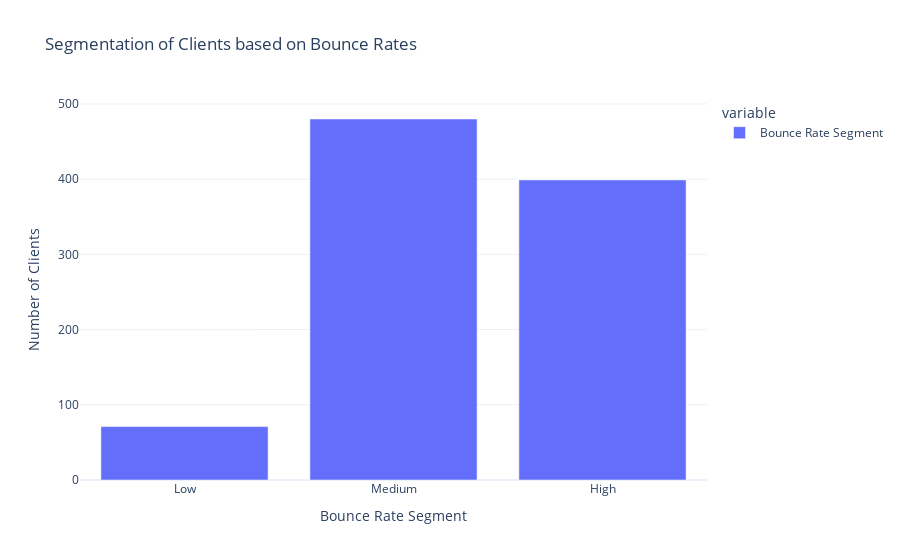

The code cell stored with this chart in its notebook:
### Code cell
# Define the thresholds for high, medium, and low bounce rates
high_bounce_rate_threshold = 70
low_bounce_rate_threshold = 30

# Segment the clients based on bounce rates
data['Bounce Rate Segment'] = pd.cut(data['Bounce Rate'], 
                                     bins=[0, low_bounce_rate_threshold, 
                                           high_bounce_rate_threshold, 100],
                                   labels=['Low', 'Medium', 'High'], right=False)

# Count the number of clients in each segment
segment_counts = data['Bounce Rate Segment'].value_counts().sort_index()

# Visualize the segments
segment_fig = px.bar(segment_counts, labels={'index': 'Bounce Rate Segment', 
                                             'value': 'Number of Clients'},
                     title='Segmentation of Clients based on Bounce Rates')
segment_fig.show()

### Figure 1 — Plotly figure (JSON) as saved in the notebook; plotly's stock layout.template omitted (floating-point values rounded to 4 significant figures)
{"data": [{"alignmentgroup": "True", "hovertemplate": "variable=Bounce Rate Segment<br>Bounce Rate Segment=%{x}<br>Number of Clients=%{y}<extra></extra>", "legendgroup": "Bounce Rate Segment", "marker": {"color": "#636efa", "pattern": {"shape": ""}}, "name": "Bounce Rate Segment", "offsetgroup": "Bounce Rate Segment", "orientation": "v", "showlegend": true, "textposition": "auto", "type": "bar", "x": ["Low", "Medium", "High"], "xaxis": "x", "y": [71, 480, 399], "yaxis": "y"}], "layout": {"barmode": "relative", "legend": {"title": {"text": "variable"}, "tracegroupgap": 0}, "title": {"text": "Segmentation of Clients based on Bounce Rates"}, "xaxis": {"anchor": "y", "domain": [0, 1], "title": {"text": "Bounce Rate Segment"}}, "yaxis": {"anchor": "x", "domain": [0, 1], "title": {"text": "Number of Clients"}}}}
